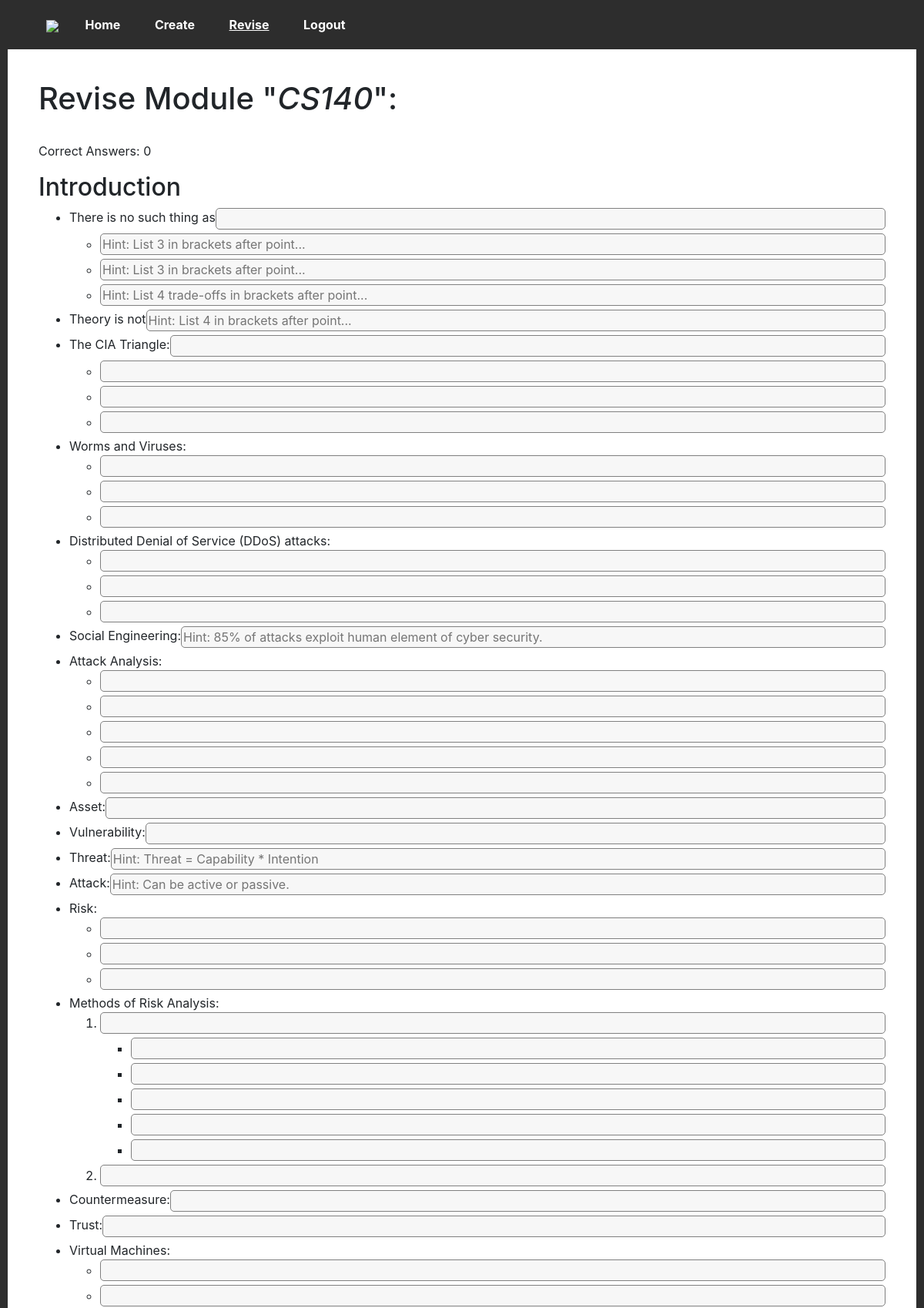
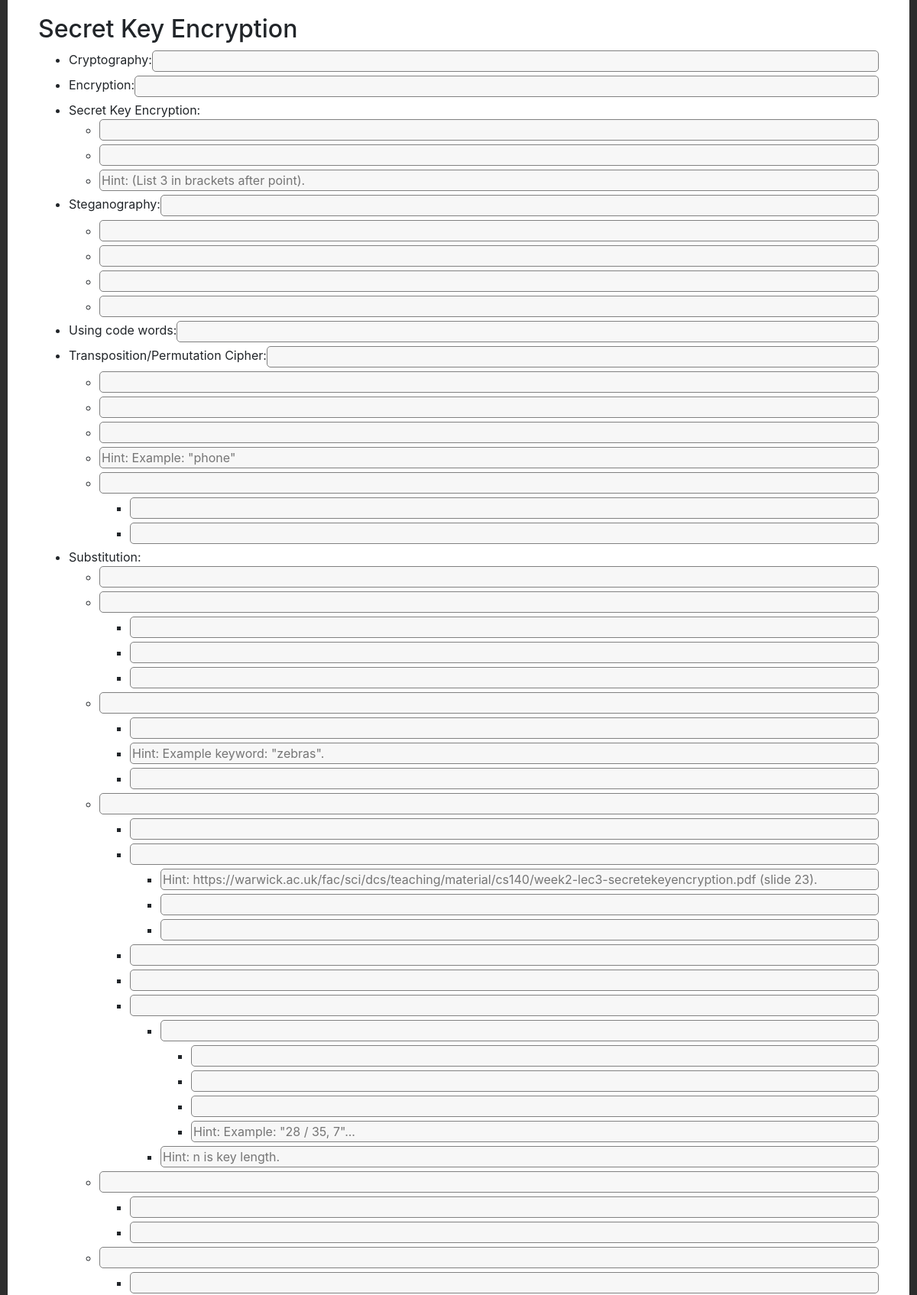
Screenshot of /revise/module/4 (signed in, upper part) with the database file from the repository (2 pictures, top to bottom).
### website/models.py (models this page shows, shortened)
class Module(db.Model): # Example: CS126 -> Design of Information Structures
    id = db.Column(db.Integer, primary_key=True)
    name = db.Column(db.String(512))
    course = db.Column(db.Integer, db.ForeignKey("course.id"))
    attempts = db.Column(db.Integer, default=0)
    def getHeadings(self):
        return Heading.query.filter_by(module=self.id).all()

class Heading(db.Model): # Example: Sorting Algorithms
    id = db.Column(db.Integer, primary_key=True)
    text = db.Column(db.String(512))
    module = db.Column(db.Integer, db.ForeignKey("module.id"))
    attempts = db.Column(db.Integer, default=0)
    def getPoints(self):
        return Point.query.filter_by(isRoot=True, parent=self.id).all()

class Point(db.Model): # Examples: [Merge Sort, Has a running time of O(n log n)]
    id = db.Column(db.Integer, primary_key=True)
    text = db.Column(db.String(1048576))
    blankFill = db.Column(db.Boolean) # If True, then this point can be used in "fill-the-blank" style questions.
    hint = db.Column(db.String(4096)) # Available to be shown (for example, "list 3 advantages")
    parent = db.Column(db.Integer) # If isRoot==True, then this points to a heading. Otherwise to another point.
    isRoot = db.Column(db.Boolean) # Can this be a starting point for a question (list the points below this one)?
    numeric = db.Column(db.Boolean, default=False) # If numeric, use <ol>, otherwise use <ul>
    successes = db.Column(db.Integer, default=0)
    failures = db.Column(db.Integer, default=0)
    last_answered = db.Column(db.DateTime(timezone=True))
    def getChildren(self):
        return Point.query.filter_by(isRoot=False, parent=self.id).all()
    def question(self):
        try:
            return str(self.text)[0: str(self.text).index(">|<")]
        except Exception as e:
            print("Error: " + str(e))
            return self.text

### website/revise/revise.py (the view, shortened to what this page needs)
@revise.route("/module/<int:m_id>", methods=["GET", "POST"])
@login_required
def module(m_id):
    module = Module.query.get(m_id)
    if not module:
        flash("Invalid details!", category="error")
        return redirect(url_for("revise.index"))
    results = dict()
    count = 0
    start = 0
    return render_template("revise_module.html", module=module, user=current_user, results=results, count=count, start=start)

### app.py (called while the page is built)
@app.context_processor
def current_nav():
    return get_current_nav()

### website/__init__.py (called while the page is built)
def get_current_nav():
    navs = ["create", "revise", "login", "signup"] # Otherwise: home.
    current = "home"
    for nav in navs:
        if nav in request.path:
            current = nav
    return dict(current_nav = current)

### website/revise/templates/revise_module.html (shortened to what this page needs)
{% extends "base.html" %}
{% block content %}
    <h1>Revise Module "<i>{{ module.name }}</i>":</h1><br>
    <p>Correct Answers: {{ count }}</p>
    <form method="POST" autocomplete="off">
        {% for heading in module.getHeadings() %}
            <h2>{{ heading.text }}</h2>
            <ul>
                {% for node in heading.getPoints() %}
                    <li>
                        <div style="display: flex;">
                        {{ node.question() }}
                        {% if node.blankFill %}
                            <input type="text" name="{{ node.id }}" {% if results[node.id] %}
                                value="{{ results[node.id] }}"
                                {% if node.checkAnswer(results[node.id]) %}
                                    class = "revise-blank-input revise-input-correct"
                                    tabindex="-1"
                                {% else %}
                                    class = "revise-blank-input revise-input-incorrect"
                                {% endif %}
                            {% else %}
                                class="revise-blank-input"
                            {% endif %}
                            {% if node.hint %}
                                placeholder="Hint: {{ node.hint }}"
                            {% endif %}
                            autocomplete="off"
                            >
                        {% endif %}
                        </div>
                    </li>
                    {% if node.numeric %}
                        <ol>
                    {% else %}
                        <ul>
                    {% endif %}
                    {%- for item in node.getChildren() recursive %}
                        <li>
                            <input type="text" name="{{ item.id }}"
                                {% if results[item.id] %}
                                    value="{{ results[item.id] }}"
                                    {% if item.checkAnswer(results[item.id]) %}
                                        class = "revise-input revise-input-correct"
                                        tabindex="-1"
                                    {% else %}
                                        class = "revise-input revise-input-incorrect"
                                    {% endif %}
                                {% else %}
                                    class="revise-input"
                                {% endif %}
                                {% if item.hint %}
                                    placeholder="Hint: {{ item.hint }}"
                                {% endif %}
                                autocomplete="off"
                            >
                        </li>
                        {% if item.getChildren() | length > 0 %}
                            {% if item.numeric %}
                                <ol>
                            {% else %}
                                <ul>
                            {% endif %}
                                {{ loop(item.getChildren()) }}
                            {% if item.numeric %}
                                </ol>
                            {% else %}
                                </ul>
                            {% endif %}
                        {% endif %}
                    {% endfor %}
                    {% if node.numeric %}
                        </ol>
                    {% else %}
                        </ul>
                    {% endif %}
                {% endfor %}
            </ul>
        {% endfor %}
    </form>
{% endblock %}

### website/revise/static/revise.css (style rules this page uses)
.revise-input { width: 100%; margin-bottom: 5px; border: 1px solid grey; border-radius: 5px; background-color: rgb(247, 247, 247); }
.revise-blank-input { margin-bottom: 5px; border: 1px solid grey; border-radius: 5px; background-color: rgb(247, 247, 247); flex: 2; }

### rows the page displays
Module: name "CS140"
Heading: text "Introduction"
Point: question "There is no such thing as"
Point: id+hint "Hint: List 3 in brackets after point..."
Point: id+hint "Hint: List 3 in brackets after point..."
Point: question "Theory is not", id+hint "Hint: List 4 in brackets after point..."
Point: question "The CIA Triangle:"
Point: question "Worms and Viruses:"
Point: question "Distributed Denial of Service (DDoS) attacks:"
Point: question "Social Engineering:", id+hint "Hint: 85% of attacks exploit human element of cyber security."
Point: question "Attack Analysis:"
Point: question "Asset:"
Point: question "Vulnerability:"
Point: question "Threat:", id+hint "Hint: Threat = Capability * Intention"
Point: question "Attack:", id+hint "Hint: Can be active or passive."
Point: question "Risk:"
Point: question "Methods of Risk Analysis:"
Point: question "Countermeasure:"
Point: question "Trust:"
Point: question "Virtual Machines:"
Heading: text "Secret Key Encryption"
Point: question "Cryptography:"
Point: question "Encryption:"
Point: question "Secret Key Encryption:"
Point: id+hint "Hint: (List 3 in brackets after point)."
Point: question "Steganography:"
Point: question "Using code words:"
Point: question "Transposition/Permutation Cipher:"
Point: id+hint "Hint: Example: \"phone\""
Point: question "Substitution:"
Point: id+hint "Hint: Example keyword: \"zebras\"."
Point: id+hint "Hint: Example: \"28 / 35, 7\"..."
Point: id+hint "Hint: n is key length."

### other values shown
{{ count }} "0"
